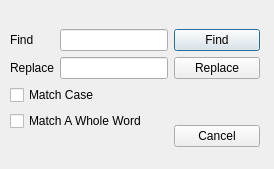
<?xml version="1.0" encoding="UTF-8"?>
<ui version="4.0">
 <class>Dialog</class>
 <widget class="QDialog" name="Dialog">
  <property name="geometry">
   <rect>
    <x>0</x>
    <y>0</y>
    <width>274</width>
    <height>169</height>
   </rect>
  </property>
  <property name="baseSize">
   <size>
    <width>0</width>
    <height>0</height>
   </size>
  </property>
  <property name="windowTitle">
   <string>Find and Replace</string>
  </property>
  <property name="sizeGripEnabled">
   <bool>false</bool>
  </property>
  <property name="modal">
   <bool>false</bool>
  </property>
  <widget class="QWidget" name="">
   <property name="geometry">
    <rect>
     <x>10</x>
     <y>20</y>
     <width>250</width>
     <height>137</height>
    </rect>
   </property>
   <layout class="QFormLayout" name="formLayout">
    <item row="0" column="0">
     <layout class="QGridLayout" name="gridLayout">
      <property name="leftMargin">
       <number>0</number>
      </property>
      <item row="0" column="0">
       <widget class="QLabel" name="label">
        <property name="layoutDirection">
         <enum>Qt::LeftToRight</enum>
        </property>
        <property name="text">
         <string>Find</string>
        </property>
       </widget>
      </item>
      <item row="1" column="0">
       <widget class="QLabel" name="label_2">
        <property name="text">
         <string>Replace</string>
        </property>
       </widget>
      </item>
      <item row="3" column="0" colspan="2">
       <widget class="QCheckBox" name="checkBox_2">
        <property name="text">
         <string>Match A Whole Word</string>
        </property>
       </widget>
      </item>
      <item row="1" column="1">
       <widget class="QLineEdit" name="lineEdit_2"/>
      </item>
      <item row="2" column="0" colspan="2">
       <widget class="QCheckBox" name="checkBox">
        <property name="text">
         <string>Match Case</string>
        </property>
       </widget>
      </item>
      <item row="0" column="1">
       <widget class="QLineEdit" name="lineEdit"/>
      </item>
     </layout>
    </item>
    <item row="0" column="1">
     <layout class="QVBoxLayout" name="verticalLayout">
      <item>
       <widget class="QPushButton" name="pushButton">
        <property name="text">
         <string>Find</string>
        </property>
       </widget>
      </item>
      <item>
       <widget class="QPushButton" name="pushButton_2">
        <property name="text">
         <string>Replace</string>
        </property>
       </widget>
      </item>
      <item>
       <spacer name="verticalSpacer">
        <property name="orientation">
         <enum>Qt::Vertical</enum>
        </property>
        <property name="sizeHint" stdset="0">
         <size>
          <width>20</width>
          <height>40</height>
         </size>
        </property>
       </spacer>
      </item>
      <item>
       <widget class="QPushButton" name="pushButton_3">
        <property name="text">
         <string>Cancel</string>
        </property>
       </widget>
      </item>
     </layout>
    </item>
   </layout>
  </widget>
 </widget>
 <resources/>
 <connections>
  <connection>
   <sender>pushButton_3</sender>
   <signal>clicked()</signal>
   <receiver>Dialog</receiver>
   <slot>reject()</slot>
   <hints>
    <hint type="sourcelabel">
     <x>208</x>
     <y>148</y>
    </hint>
    <hint type="destinationlabel">
     <x>235</x>
     <y>100</y>
    </hint>
   </hints>
  </connection>
 </connections>
</ui>
